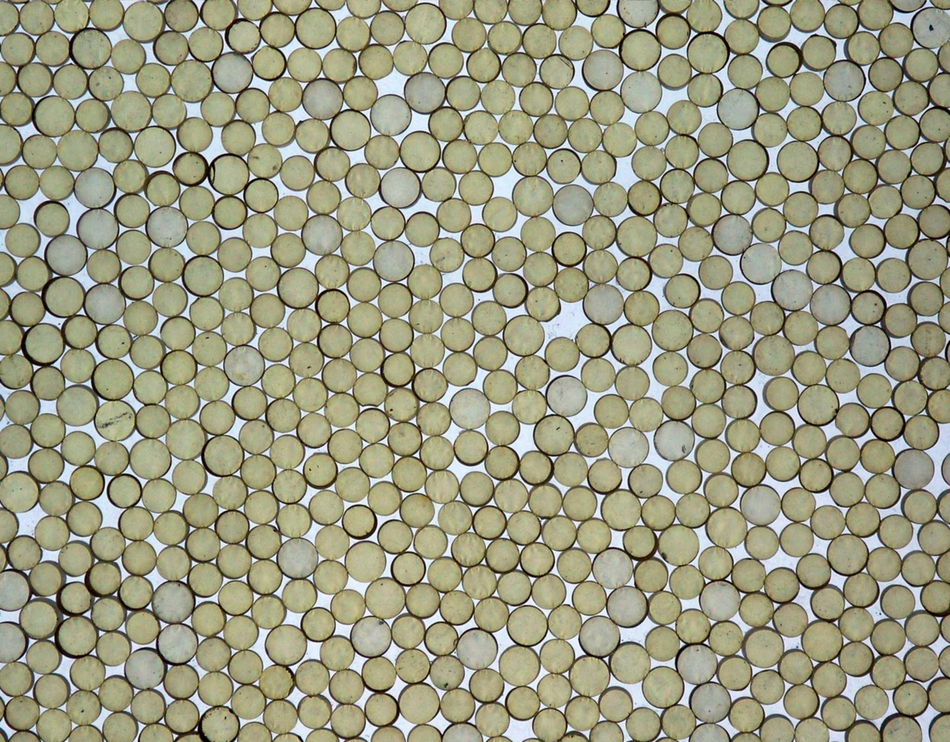
#> input picture input_pictures/input_multiplecircles2.png, 950 x 742 px, shrunk from 2048 x 1600 before the run
$ python Hough-Ex4.py --image ../input_pictures/input_multiplecircles2.png
#> lines starting #> are read from the running program, lines starting #| are printed output that depends on the picture; after the words box and inside, x2 and y2 are one past the last pixel; in counts of white or black regions, pixels touching at a corner belong together
import cv2 as cv
import numpy as np
import argparse

# konsoldan çalıştırmak için:
# python Hough-Ex2.py -i ../input_pictures/input_multiplecircles2.png

ap = argparse.ArgumentParser()
ap.add_argument("-i", "--image", required=True, help="Path of image")
args = vars(ap.parse_args())

img = cv.imread(args["image"])
#> img is the input picture: shape (742, 950, 3); mean B, G, R 130.6, 156.2, 156.1
img2 = img.copy()
img = cv.cvtColor(img, cv.COLOR_BGR2GRAY)
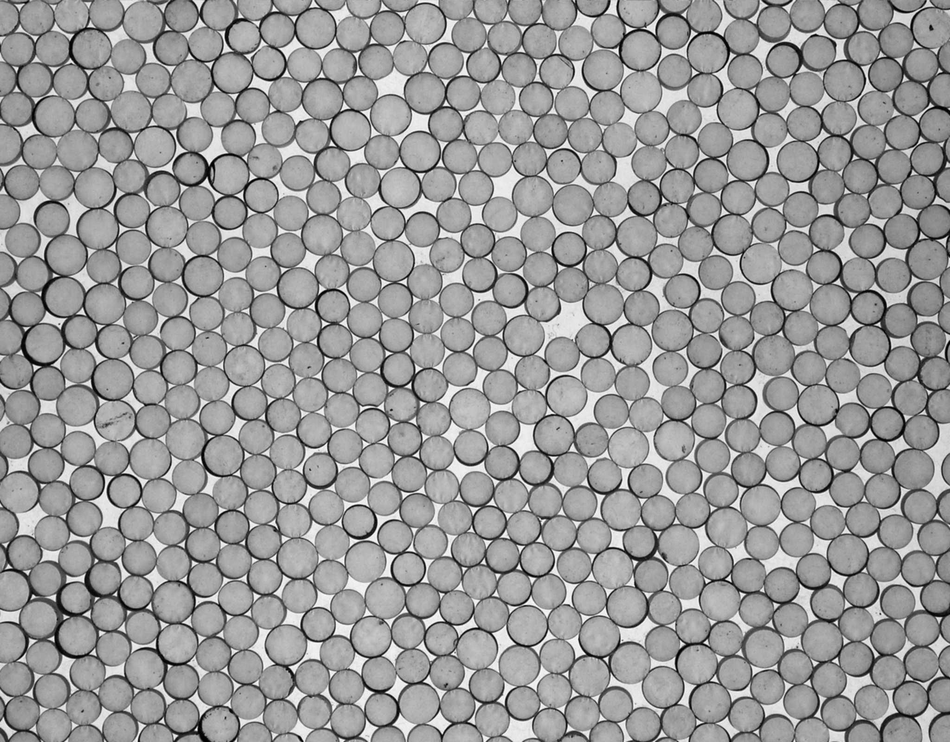
#> img: shape (742, 950); min 0, max 255, mean 153.3

kernel = np.ones((2, 2), np.uint8)
img = cv.morphologyEx(img, cv.MORPH_GRADIENT, kernel)
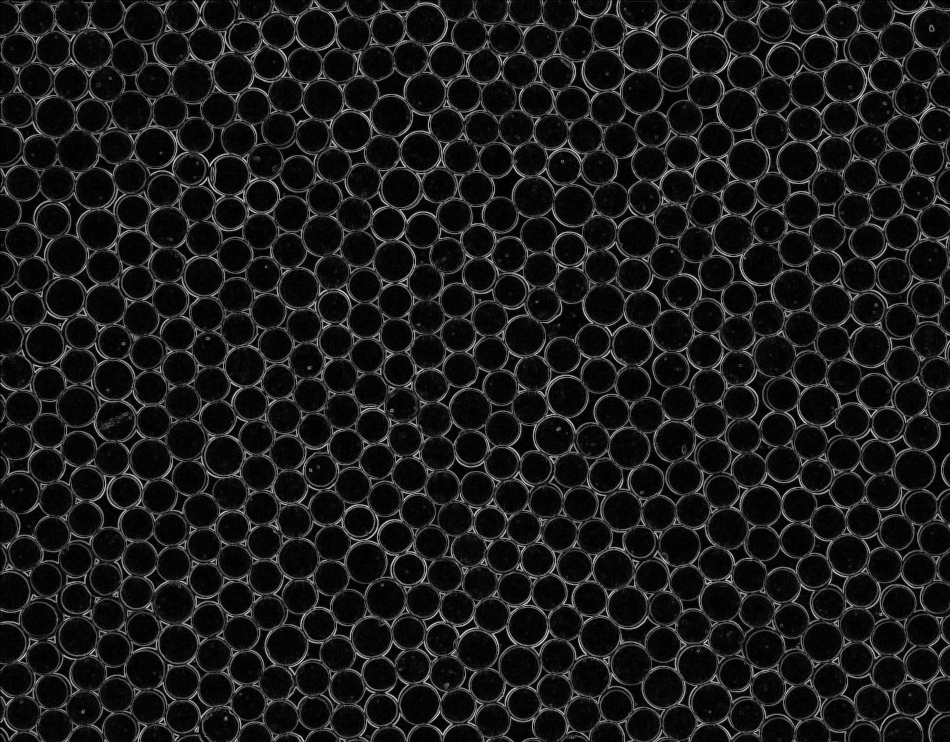
#> img: shape (742, 950); min 0, max 227, mean 25.2

cv.imwrite('img_morph2.png', img)
print(img.shape)
#| (742, 950)
h, w = img.shape[:]
#> h = 742; w = 950

cv.imshow("image", img)
circles = cv.HoughCircles(img, cv.HOUGH_GRADIENT, 1.5, int(w/32), param1=50, param2=40, minRadius=int(w/64),
                          maxRadius=int(w/45))
#> circles = 567 rows, first 8: [524.2, 333.8, 20.15], [554.2, 435.8, 18.5], [299.2, 557.2, 20.15], [392.2, 260.2, 20.15], [761.2, 507.8, 20.15], [98.25, 228.8, 18.5], [425.2, 92.25, 18.5], [321.8, 101.2, 20.15]

circles = np.uint16(np.around(circles))
#> circles = 567 rows, first 8: [524, 334, 20], [554, 436, 18], [299, 557, 20], [392, 260, 20], [761, 508, 20], [98, 229, 18], [425, 92, 18], [322, 101, 20]

for c in circles[0, :]:
    print(c)
    cv.circle(img2, (c[0], c[1]), c[2], (0, 255, 0), 2)
    cv.circle(img2, (c[0], c[1]), 1, (0, 0, 255), 3)
#> this loop made 567 passes
#| [524 334  20]
#| [554 436  18]
#| [299 557  20]
#| [392 260  20]
#| [761 508  20]
#| [ 98 229  18]
#| [425  92  18]
#| [322 101  20]
#> (further printed lines are left out)
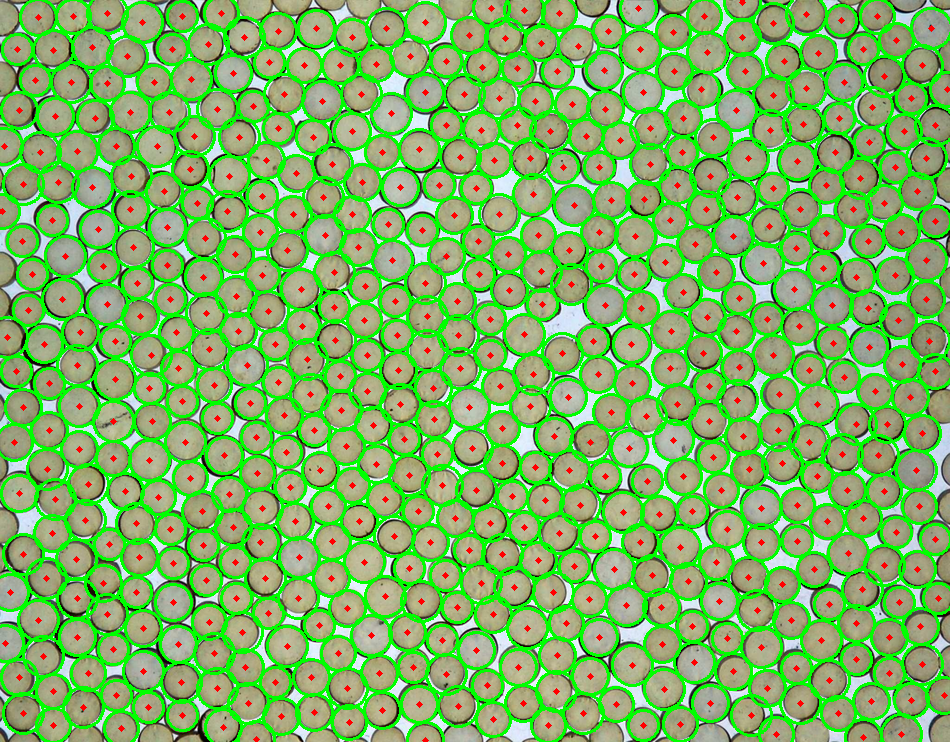
#> img2: shape (742, 950, 3); mean B, G, R 99.3, 180.6, 124.8

cv.imshow(" output img", img2)
cv.waitKey(0)
cv.imwrite("houghcircle-ex4.png", img2)

$ run again, with input_pictures/input_multiplecircles4.png copied over input_pictures/input_multiplecircles2.png
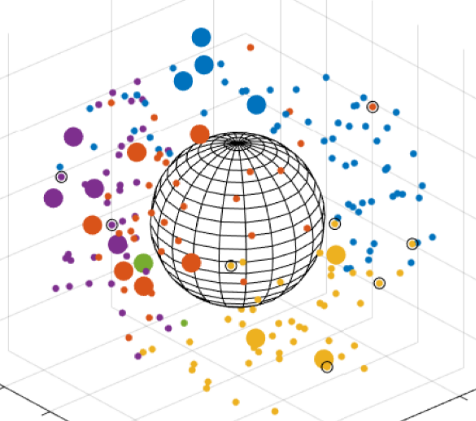
#> input picture input_pictures/input_multiplecircles4.png, 476 x 421 px
#> img is the input picture: shape (421, 476, 3); mean B, G, R 238.2, 238.7, 240.4
#> `img = cv.morphologyEx(img, cv.MORPH_GRADIENT, kernel)`:
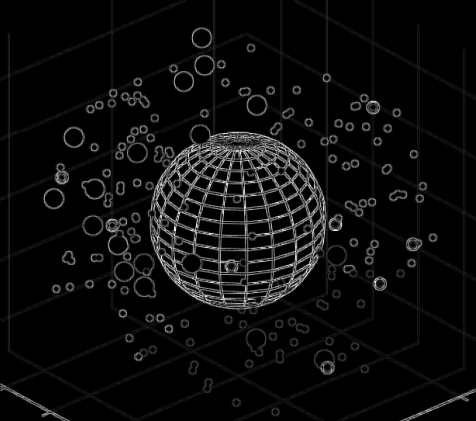
#> img: shape (421, 476); min 0, max 247, mean 12.7
#| (421, 476)
#> `circles = cv.HoughCircles(img, cv.HOUGH_GRADIENT, 1.5, int(w/32), para..`: circles = [[144.8, 263.2, 9.1], [200.2, 134.2, 9.1], [255.8, 105.8, 9.1], [72.75, 137.2, 9.1], [183.8, 81.75, 9.1], [335.2, 254.2, 9.1], [53.25, 197.2, 9.1], [117.8, 243.8, 9.1], [92.25, 224.2, 9.1]]
#> `circles = np.uint16(np.around(circles))`: circles = [[145, 263, 9], [200, 134, 9], [256, 106, 9], [73, 137, 9], [184, 82, 9], [335, 254, 9], [53, 197, 9], [118, 244, 9], [92, 224, 9]]
#> the loop `for c in circles[0, :]:` made 9 passes
#> (printed output is left out)
#> after the loop `for c in circles[0, :]:`:
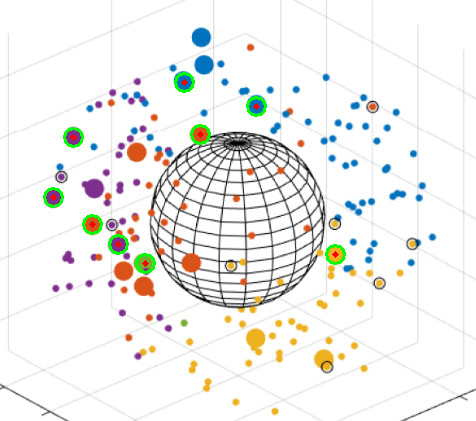
#> img2: shape (421, 476, 3); 0.87% of pixels changed, all inside (x1, y1, x2, y2) = (43, 72, 346, 274)
